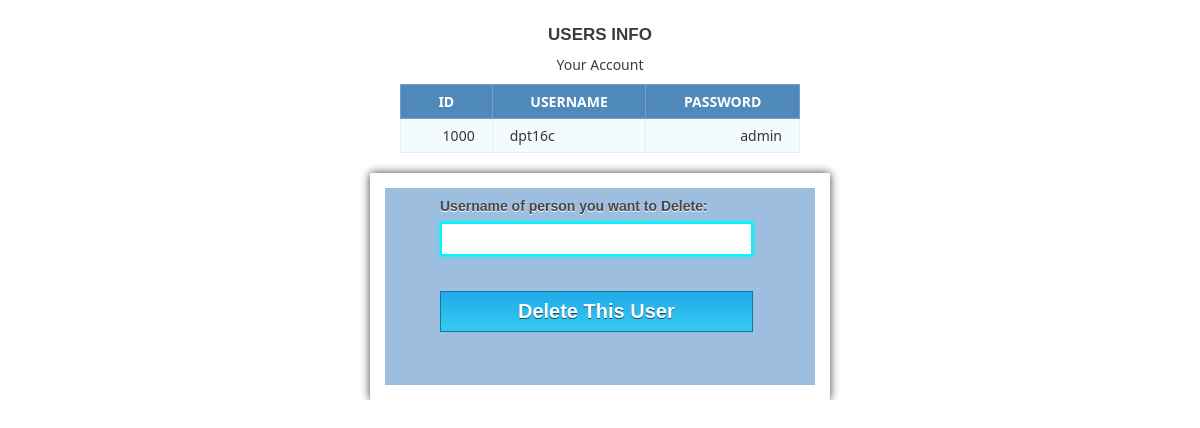
/administrator.php?id=dpt16c, run on the app's committed database.
### tables this page shows
CREATE TABLE UserLogin (
    ID INTEGER,
    Username VARCHAR(25),
    Password VARCHAR(16)
);

### administrator.php (the view, shortened to what this page needs)
<?php
include('DBconfig.php');
$userlogin = htmlspecialchars($_GET["id"]);
$admin_info = $connect->query("SELECT *
                           FROM UserLogin u
                           WHERE u.Username='$userlogin'");
?>
<html lang="en">
<link rel="stylesheet" href="login.css"/>
<head>
</head>
<body background="images/data.png" class="img-fluid">
  <h1>Users Info</h1>
      <table class="data-table">
        <caption class="title">Your Account</caption>
          <thead>
              <tr>
                  <th>ID</th>
                  <th>username</th>
                  <th>password</th>
              </tr>
          </thead>
          <tbody>
            <?php
            if ($admin_info->num_rows > 0) {
              while ($row = mysqli_fetch_assoc($admin_info)) {
                echo '<tr>
                      <td>'.$row["ID"].'</td>
                      <td>'.$row["Username"].'</td>
                      <td>'.$row["Password"].'</td>
                      </tr>';
              }
            }
            else { echo "Error Nothing found in users table " + $admin_info; }
            ?>
          </tbody>
        </table>
<div class="container">
  <div class="main">
      <form class="form" method="post" action="#">
        <label>Username of person you want to Delete:</label>
        <input type="text" name="user" id="user">
        <input type="button" name="delete" id="delete" value="Delete This User">
      </form>
  </div>
</div>
</body>
</html>

### login.css (style rules this page uses)
.img-fluid { width: 100%; height: 100%; background-repeat: no-repeat; background-size:100% 1080px; }
div.container { overflow: hidden; padding: 20px 25px 0px 25px; top: 20%; right: 0; left: 0; margin-right: auto; margin-left: auto; min-height: 10em; width: 90%; }
div.main { width: 320px; margin: 0 auto; padding: 10px 55px 40px; background-color: rgba(63, 127, 191, 0.5); border: 15px solid white; box-shadow: 0 0 10px; border-radius: 2px; font-size: 13px; }
input[type=text],[type=password] { width: 97.7%; height: 34px; padding-left: 5px; margin-bottom: 20px; margin-top: 8px; box-shadow: 0 0 5px #00F5FF; border: 2px solid #00F5FF; color: #4f4f4f; font-size: 16px; }
label { color: #464646; text-shadow: 0 1px 0 #fff; font-size: 14px; font-weight: bold; }
#delete { width: 97.7%; background: linear-gradient(#22abe9 5%, #36caf0 100%); border: 1px solid #0F799E; font-size: 20px; margin-top: 15px; padding: 8px; font-weight: bold; cursor: pointer; color: white; text-shadow: 0px 1px 0px #13506D; }
body { font-size: 15px; color: #343d44; font-family: "segoe-ui", "open-sans", tahoma, arial; padding: 0; margin: 0; }
table { margin: auto; font-family: "Lucida Sans Unicode", "Lucida Grande", "Segoe Ui"; font-size: 12px; }
h1 { margin: 25px auto 0; text-align: center; text-transform: uppercase; font-size: 17px; }
table td { transition: all .7s; }
.data-table { border-collapse: collapse; font-size: 14px; min-width: 400px; max-width: 400px; }
.data-table th, .data-table td { border: 1px solid #e1edff; padding: 7px 17px; }
.data-table caption { margin: 10px; }
.data-table thead th { background-color: #508abb; color: #FFFFFF; border-color: #6ea1cc !important; text-transform: uppercase; }
.data-table tbody td { color: #353535; }
.data-table tbody td:first-child, .data-table tbody td:nth-child(4), .data-table tbody td:last-child { text-align: right; }
.data-table tbody tr:nth-child(odd) td { background-color: #f4fbff; }

### data on the page
userlogin: ID "1000", Username "dpt16c", Password "admin"
